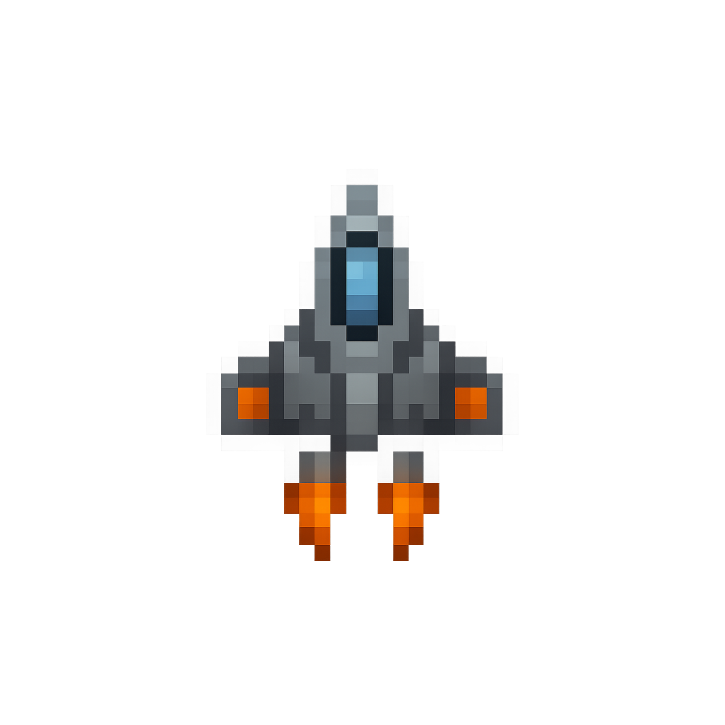
#> input picture enemy_ships/enemy_ship00.png, 1449 x 1449 px, given in place of enemy_ship00.jpg, which was not available (shown at 1/2 size)
$ python enemy_generate.py
#> lines starting #> are read from the running program, lines starting #| are printed output that depends on the picture; pictures that were not available may be replaced by others from this repository, and a replacement may not be noted
from PIL import Image, ImageChops

def process_ship_image(input_path, output_path, target_size=(90, 90)):
    # 1. 開啟圖片
#> called with input_path = 'enemy_ship00.jpg', output_path = 'enemy_ship00_fixed.bmp', target_size = (90, 90)
    img = Image.open(input_path).convert("RGBA")
#> img is the input picture: PIL image 1449x1449 RGBA; mean R, G, B, A 9.4, 8.3, 7.5, 22.9

    # 2. 自動裁切背景 (Auto-Crop)
    # 取得左上角的顏色當作背景色
    bg = Image.new(img.mode, img.size, img.getpixel((0, 0)))
#> bg: PIL image 1449x1449 RGBA; every value is 0
    diff = ImageChops.difference(img, bg)
    diff = ImageChops.add(diff, diff, 2.0, -100) # 增強對比以過濾雜訊
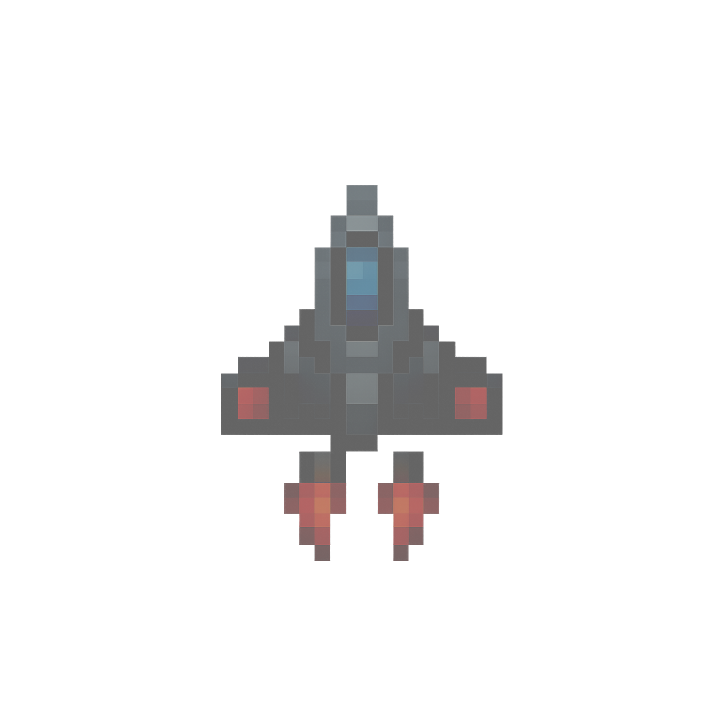
#> diff: PIL image 1449x1449 RGBA (shown at 1/2 size); mean R, G, B, A 2, 1, 1.1, 13.8; transparent parts drawn white
    bbox = diff.getbbox()
#> bbox = (442, 370, 1005, 1122)

    if bbox:
        img_cropped = img.crop(bbox)
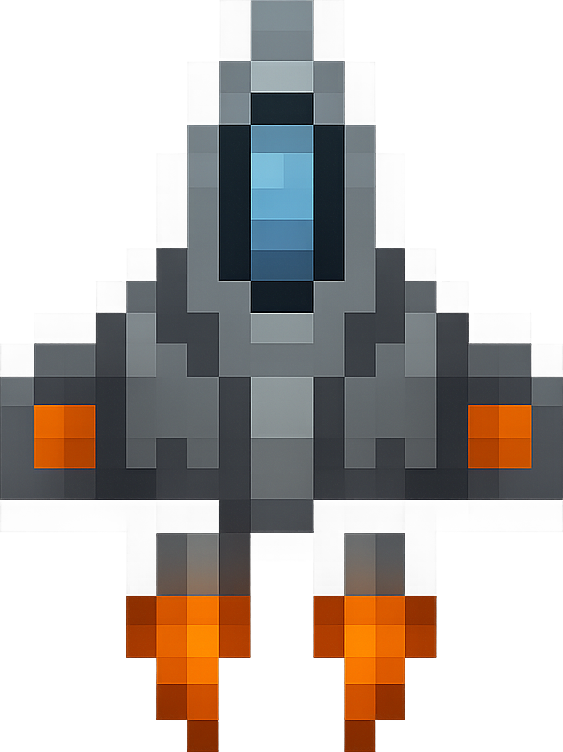
#> img_cropped: PIL image 563x752 RGBA; mean R, G, B, A 46.6, 40.8, 36.9, 113.4; transparent parts drawn white
        print(f"原始內容大小: {img_cropped.size}")
#| 原始內容大小: (563, 752)
    else:
        print("無法偵測到物件，請確認背景是否為純色")
        return

    # 3. 計算放大倍率 (保持比例)
    # 我們希望長邊能夠撐滿 90 像素
    width, height = img_cropped.size
#> width = 563; height = 752
    max_dim = max(width, height)
#> max_dim = 752
    scale_factor = target_size[0] / max_dim
#> scale_factor = 0.12

    new_width = int(width * scale_factor)
#> new_width = 67
    new_height = int(height * scale_factor)
#> new_height = 90

    # 4. 執行放大 (關鍵：使用 NEAREST 保持像素風格)
    img_resized = img_cropped.resize((new_width, new_height), resample=Image.NEAREST)
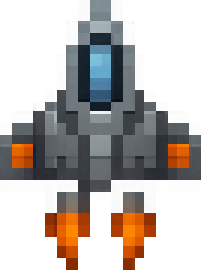
#> img_resized: PIL image 67x90 RGBA (shown 3 times larger); mean R, G, B, A 47, 40.9, 36.9, 114.2; transparent parts drawn white

    # 5. 建立新的 90x90 畫布並置中貼上
    # 這裡預設背景為透明 (0,0,0,0)，如果需要黑色背景可改成 (0,0,0,255)
    final_img = Image.new("RGBA", target_size, (0, 0, 0, 0))
#> final_img: PIL image 90x90 RGBA; every value is 0

    # 計算置中位置
    paste_x = (target_size[0] - new_width) // 2
#> paste_x = 11
    paste_y = (target_size[1] - new_height) // 2
#> paste_y = 0

    final_img.paste(img_resized, (paste_x, paste_y))
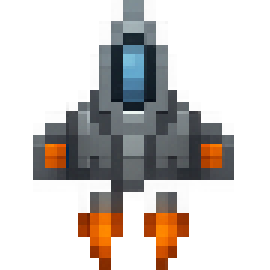
#> final_img: PIL image 90x90 RGBA (shown 3 times larger); mean R, G, B, A 35, 30.5, 27.5, 85; transparent parts drawn white

    # 6. 存檔 (存為 BMP 以符合您的需求)
    final_img.save(output_path)
    print(f"已儲存處理後的圖片至: {output_path}")

# 使用範例
# 請將 'enemy_ship00.jpg' 換成你的檔案路徑
process_ship_image('enemy_ship00.jpg', 'enemy_ship00_fixed.bmp')

$ run again, with enemy_ships/enemy_ship02.png copied over enemy_ships/enemy_ship00.png
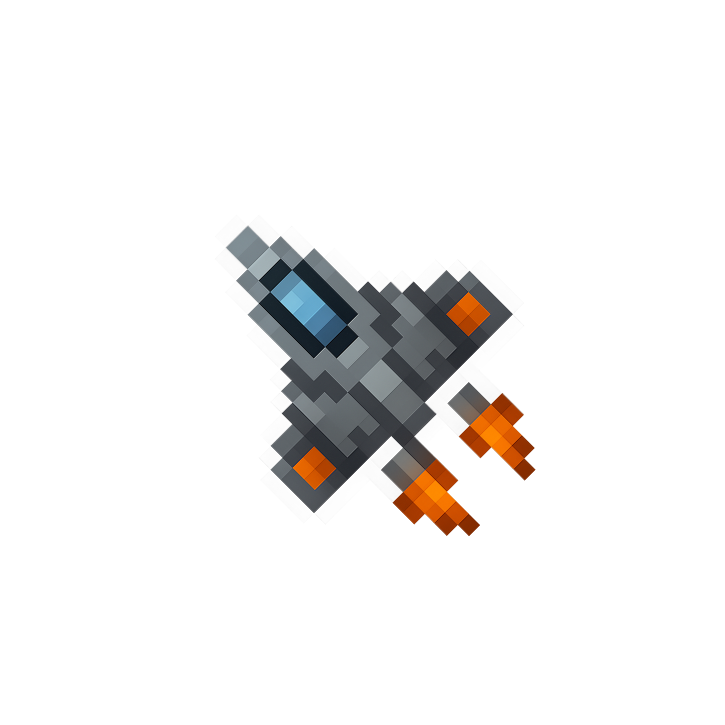
#> input picture enemy_ships/enemy_ship02.png, 1449 x 1449 px, given in place of enemy_ship00.jpg, which was not available (shown at 1/2 size)
#> in process_ship_image, img is the input picture: PIL image 1449x1449 RGBA; mean R, G, B, A 9.4, 8.2, 7.5, 22.9
#> bg: PIL image 1449x1449 RGBA; every value is 0
#> in process_ship_image, `diff = ImageChops.add(diff, diff, 2.0, -100)`:
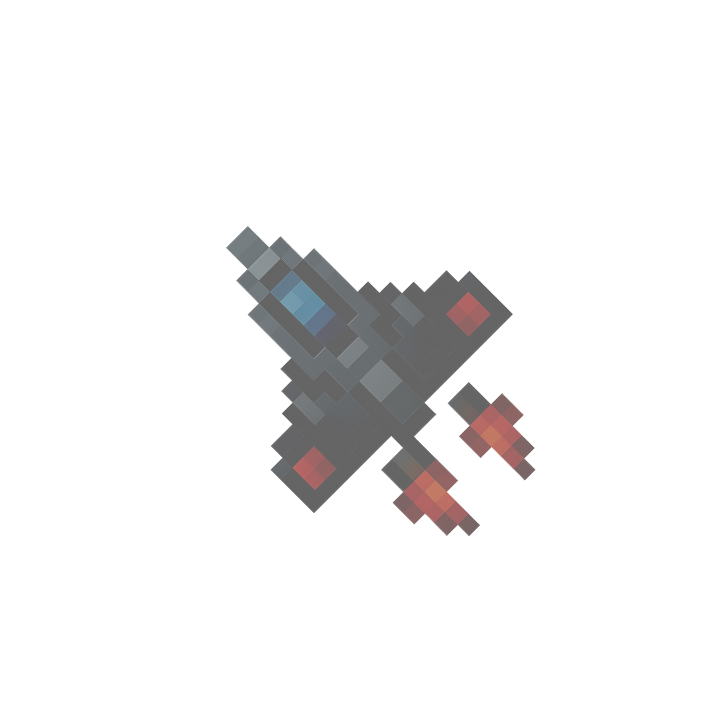
#> diff: PIL image 1449x1449 RGBA (shown at 1/2 size); mean R, G, B, A 2, 0.9, 1.1, 13.8; transparent parts drawn white
#> bbox = (452, 451, 1071, 1072)
#| 原始內容大小: (619, 621)
#> in process_ship_image, `final_img.paste(img_resized, (paste_x, paste_y))`:
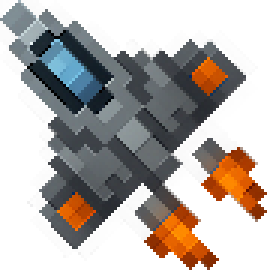
#> final_img: PIL image 90x90 RGBA (shown 3 times larger); mean R, G, B, A 50.8, 44.4, 40, 123.5; transparent parts drawn white
